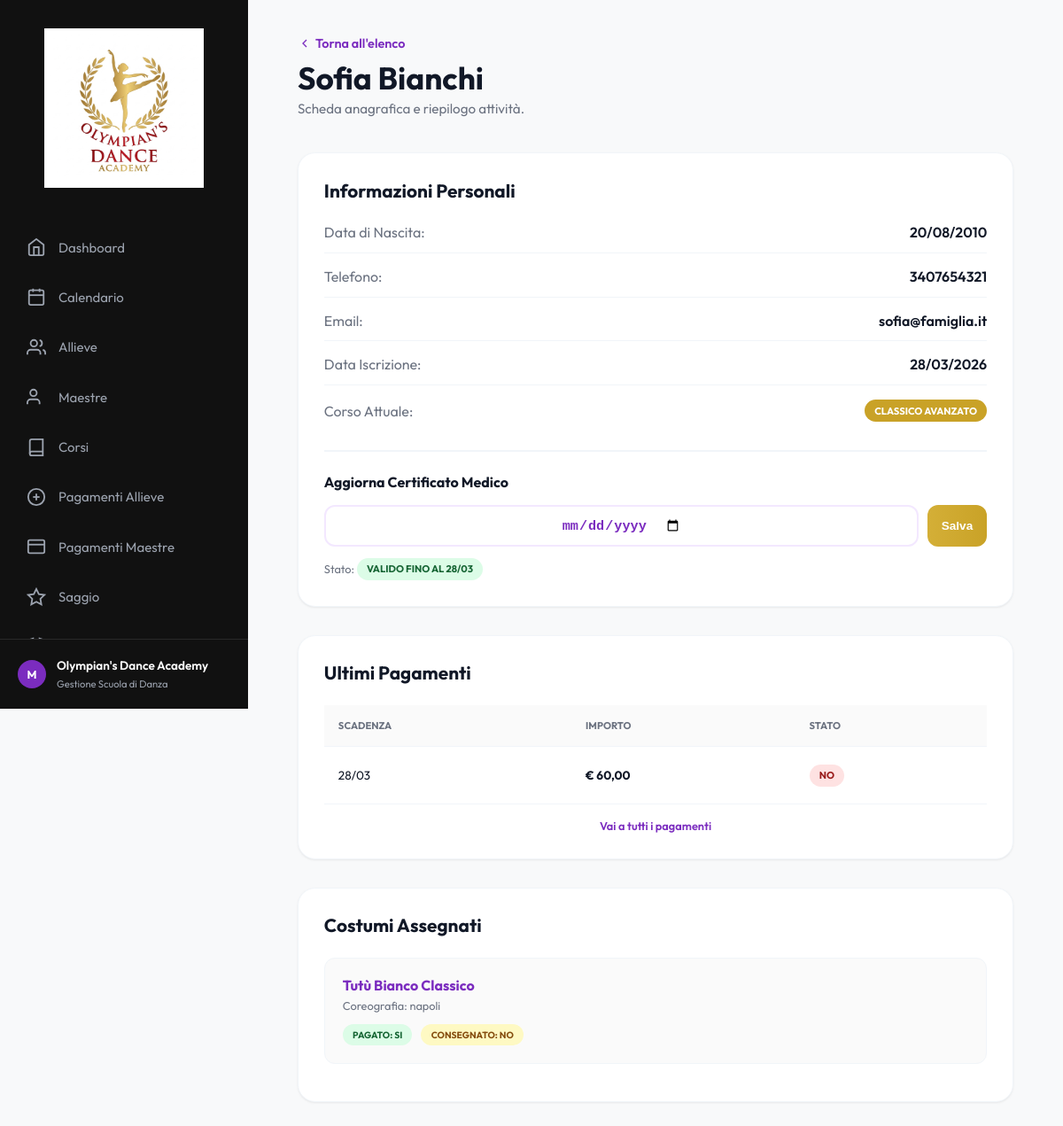
The page /allieva/2/ on the database as committed earlier.
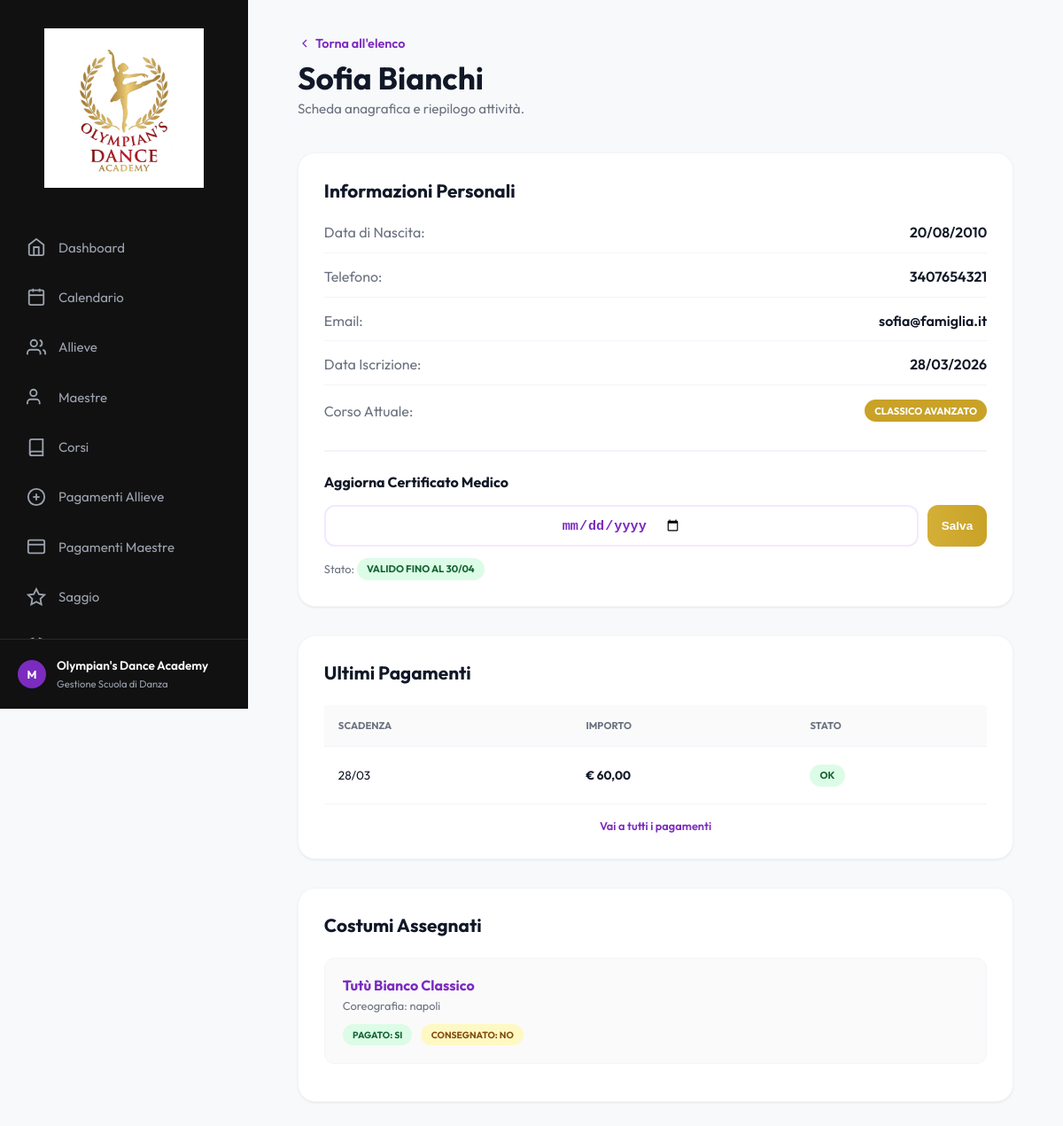
The same page on the database as committed later.
### academy/models.py (models this page shows, shortened)
class Allieva(models.Model):
    nome = models.CharField(max_length=100)
    cognome = models.CharField(max_length=100)
    data_nascita = models.DateField(blank=True, null=True)
    telefono = models.CharField(max_length=20, blank=True, null=True)
    email = models.EmailField(blank=True, null=True)
    data_iscrizione = models.DateField(blank=True, null=True)
    id_corso = models.ForeignKey(Corso, on_delete=models.PROTECT, related_name='allieve', db_column='id_corso')
    certificato_medico = models.DateField(blank=True, null=True, help_text="Data di scadenza del certificato medico")
    class Meta:
        db_table = 'Allieve'
        ordering = ['cognome', 'nome']
        verbose_name_plural = "Allieve"
    @property
    def nome_corso(self):
        return self.id_corso.nome if self.id_corso else ""

class PagamentoAllieva(models.Model):
    STATI = [
        ('Da pagare', 'Da pagare'),
        ('Pagato', 'Pagato'),
        ('In ritardo', 'In ritardo'),
    ]
    id_allieva = models.ForeignKey(Allieva, on_delete=models.CASCADE, related_name='pagamenti', db_column='id_allieva')
    importo = models.DecimalField(max_digits=8, decimal_places=2)
    data_scadenza = models.DateField()
    data_pagamento = models.DateField(blank=True, null=True)
    stato = models.CharField(max_length=50, choices=STATI, default='Da pagare')
    descrizione = models.CharField(max_length=200, blank=True, null=True)
    class Meta:
        db_table = 'Pagamenti_Allieve'
        ordering = ['-data_scadenza']

class Corso(models.Model):
    LIVELLI = [
        ('Base', 'Base'),
        ('Intermedio', 'Intermedio'),
        ('Avanzato', 'Avanzato'),
        ('Tutti', 'Tutti'),
    ]
    nome = models.CharField(max_length=150)
    livello = models.CharField(max_length=50, choices=LIVELLI, blank=True, null=True)
    fascia_eta = models.CharField(max_length=100, blank=True, null=True)
    id_maestra = models.ForeignKey(Maestra, on_delete=models.PROTECT, related_name='corsi', db_column='id_maestra')
    class Meta:
        db_table = 'Corsi'
        ordering = ['nome']

### academy/views.py (the view)
# urls.py: path("allieva/<int:id_allieva>/", views.allieva_dettaglio, name="allieva_dettaglio"),
def allieva_dettaglio(request, id_allieva):
    allieva = get_object_or_404(
        Allieva.objects.select_related("id_corso"), pk=id_allieva
    )
    dati = {
        "info": allieva,
        "pagamenti": allieva.pagamenti.all(),
        "costumi": AssegnazioneCostume.objects.select_related(
            "id_costume", "id_coreografia"
        ).filter(id_allieva=allieva),
    }
    return render(request, "allieva_dettaglio.html", {"dati": dati})

### academy/context_processors.py (called while the page is built)
def today(request):
    return {"date_today": date.today().isoformat()}

### academy/models.py (called while the page is built)
    @property
    def nome_costume(self):
        return self.id_costume.nome if self.id_costume else ""

    @property
    def nome_coreografia(self):
        return self.id_coreografia.nome if self.id_coreografia else ""

### academy/templatetags/academy_filters.py (called while the page is built)
@register.filter
def date_dmy(value):
    if not value:
        return ""
    text = str(value)
    if len(text) >= 10:
        return f"{text[8:10]}/{text[5:7]}/{text[0:4]}"
    return text

@register.filter
def date_dm(value):
    if not value:
        return ""
    text = str(value)
    if len(text) >= 10:
        return f"{text[8:10]}/{text[5:7]}"
    return text

@register.filter
def si_no(value):
    return "SI" if value else "NO"

### templates/allieva_dettaglio.html (shortened to what the changed rows need)
{% extends 'base.html' %}
{% load academy_filters %}
{% block content %}
<div class="animate-in">
    <header class="header-container">
        <div class="header-title">
            <a href="{% url 'allieve' %}" style="text-decoration: none; color: var(--secondary-color); font-weight: 600; display: flex; align-items: center; gap: 4px; margin-bottom: 0.5rem; font-size: 0.9rem;">
                <svg width="16" height="16" viewBox="0 0 24 24" fill="none" stroke="currentColor" stroke-width="2"><polyline points="15 18 9 12 15 6"/></svg>
                Torna all'elenco
            </a>
            <h1>{{ dati.info.nome }} {{ dati.info.cognome }}</h1>
            <p>Scheda anagrafica e riepilogo attività.</p>
        </div>
    </header>
    <div class="dashboard-grid">
        <div class="content-box">
            <div class="box-header">
                <h2>Informazioni Personali</h2>
            </div>
            <div style="display: flex; flex-direction: column; gap: 1rem;">
                <div style="display: flex; justify-content: space-between; padding-bottom: 0.8rem; border-bottom: 1px solid var(--border-color);">
                    <span style="color: var(--text-muted);">Data di Nascita:</span>
                    <span style="font-weight: 600;">{{ dati.info.data_nascita|date_dmy }}</span>
                </div>
                <div style="display: flex; justify-content: space-between; padding-bottom: 0.8rem; border-bottom: 1px solid var(--border-color);">
                    <span style="color: var(--text-muted);">Telefono:</span>
                    <span style="font-weight: 600;">{{ dati.info.telefono }}</span>
                </div>
                <div style="display: flex; justify-content: space-between; padding-bottom: 0.8rem; border-bottom: 1px solid var(--border-color);">
                    <span style="color: var(--text-muted);">Email:</span>
                    <span style="font-weight: 600;">{{ dati.info.email }}</span>
                </div>
                <div style="display: flex; justify-content: space-between; padding-bottom: 0.8rem; border-bottom: 1px solid var(--border-color);">
                    <span style="color: var(--text-muted);">Data Iscrizione:</span>
                    <span style="font-weight: 600;">{{ dati.info.data_iscrizione|date_dmy }}</span>
                </div>
                <div style="display: flex; justify-content: space-between; align-items: center;">
                    <span style="color: var(--text-muted);">Corso Attuale:</span>
                    <span class="badge" style="background: var(--primary-color); color: white;">{{ dati.info.nome_corso }}</span>
                </div>
            </div>
            <div style="margin-top: 2rem; padding-top: 1.5rem; border-top: 2px solid var(--border-color);">
                <form action="{% url 'aggiorna_certificato' dati.info.id %}" method="POST" style="display: flex; gap: 10px;">
                    <input type="date" name="data_scadenza" value="{{ dati.info.certificato_medico }}" class="btn btn-outline-purple" style="flex: 1; text-align: left; padding: 0.7rem;">
                    <button type="submit" class="btn btn-gold btn-sm">Salva</button>
                </form>
                <p style="font-size: 0.8rem; color: var(--text-muted); margin-top: 0.8rem;">
                    Stato:
                    {% if dati.info.certificato_medico %}
                        {% if dati.info.certificato_medico < date_today %}
                            <span class="badge badge-overdue">Scaduto il {{ dati.info.certificato_medico|date_dm }}</span>
                        {% else %}
                            <span class="badge badge-paid">Valido fino al {{ dati.info.certificato_medico|date_dm }}</span>
                        {% endif %}
                    {% else %}
                        <span class="badge badge-overdue">Non inserito</span>
                    {% endif %}
                </p>
            </div>
        </div>
        <div style="display: flex; flex-direction: column; gap: 2rem;">
            <div class="content-box">
                <div class="box-header">
                    <h2>Ultimi Pagamenti</h2>
                </div>
                <div class="table-container">
                    <table class="data-table">
                        <thead>
                            <tr>
                                <th>Scadenza</th>
                                <th>Importo</th>
                                <th>Stato</th>
                            </tr>
                        </thead>
                        <tbody>
                            {% for p in dati.pagamenti %}
                            <tr>
                                <td>{{ p.data_scadenza|date_dm }}</td>
                                <td style="font-weight: 700;">€ {{ p.importo|floatformat:2 }}</td>
                                <td>
                                    {% if p.stato == 'Pagato' %}
                                        <span class="badge badge-paid">OK</span>
                                    {% else %}
                                        <span class="badge badge-overdue">NO</span>
                                    {% endif %}
                                </td>
                            </tr>
                            {% endfor %}
                        </tbody>
                    </table>
                </div>
            </div>
            <div class="content-box">
                <div class="box-header">
                    <h2>Costumi Assegnati</h2>
                </div>
            </div>
        </div>
    </div>
</div>
{% endblock %}

Rows that differ between the two databases and show on the page:
changed Allieva "Sofia": info.certificato_medico "28/03" → "30/04"
changed PagamentoAllieva: stato "NO" → "OK"
